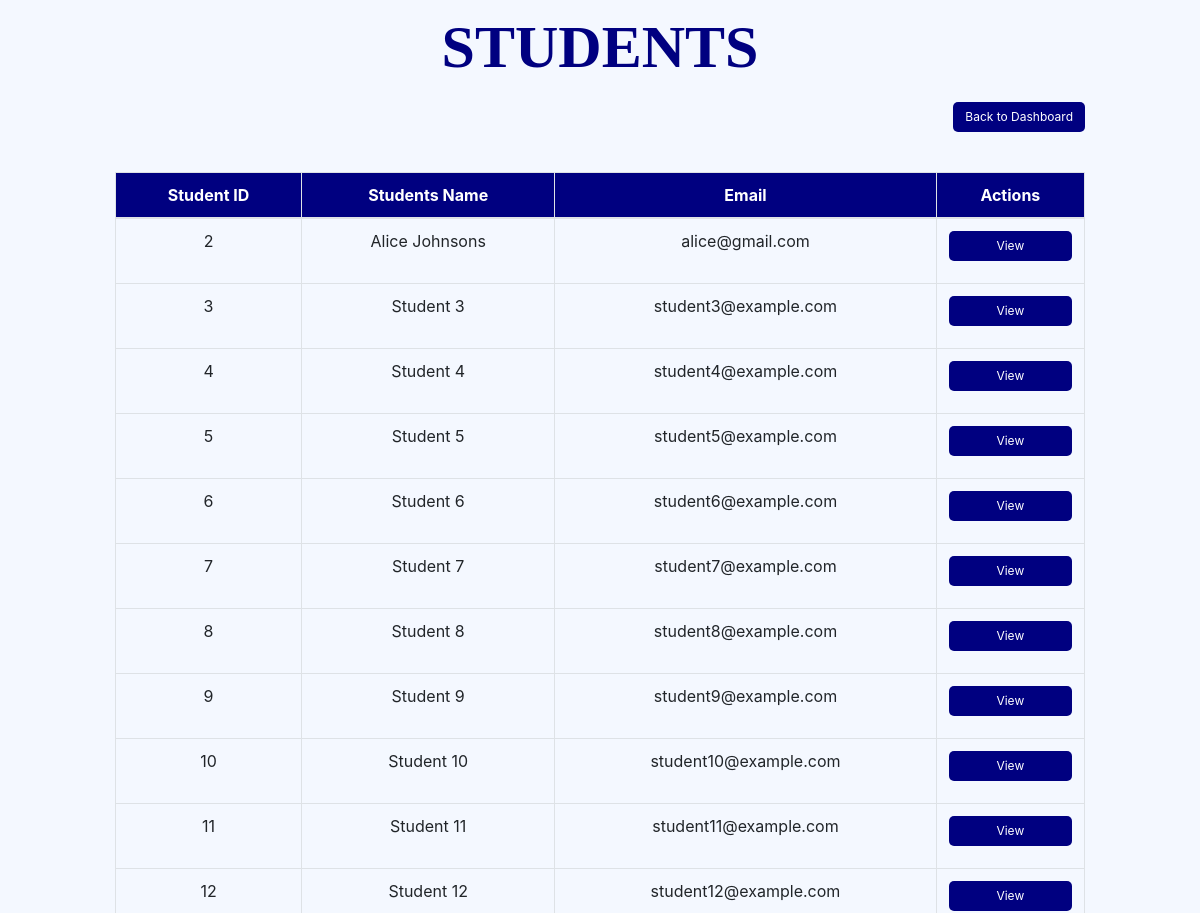
The app's page /view_students/ (upper part), older data.
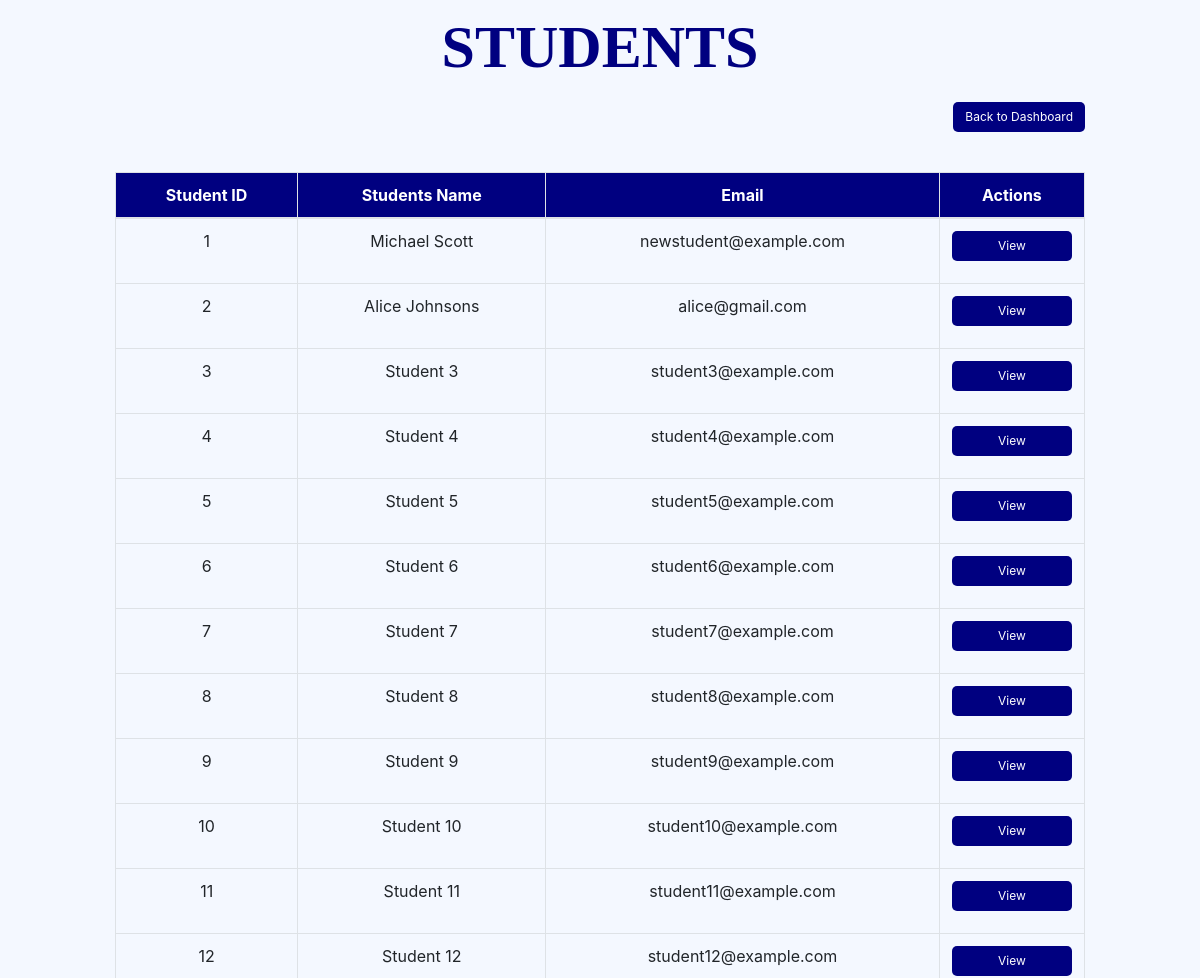
The same page, newer data.
### home/models.py (models this page shows, shortened)
class Student(models.Model):
    student_id = models.IntegerField(primary_key=True)  #custom primary key
    full_name = models.CharField(max_length=100)
    email = models.CharField(max_length=100, unique=True)
    contact_number = models.BigIntegerField()
    date_of_birth = models.DateField()
    gender = models.CharField(max_length=50)
    r_number = models.CharField(max_length=50)
    department = models.CharField(max_length=100)
    cgpa = models.DecimalField(max_digits=4, decimal_places=2)
    password = models.CharField(max_length=100)

### home/views.py (the view)
# urls.py: path('view_students/', views.view_students, name='view_students'),
def view_students(request):
    students = Student.objects.all()
    user_type = request.session.get('user_type')  #ftch the user type from the session
    return render(request, 'view_students.html', {'students': students, 'user_type': user_type})

### home/templates/view_students.html (shortened to what this page needs)
{% load static %}
<html lang="en">
<head>
    <link rel="stylesheet" href="https://stackpath.bootstrapcdn.com/bootstrap/4.3.1/css/bootstrap.min.css"
>
</head>
<body>
    <section class="vh-100">
        <div class="container-fluid h-custom">
            <div class="row d-flex justify-content-center align-items-center h-100">
                <div class="col-md-12 col-lg-10 col-xl-10">
                    <div class="header">
                        <h><b>STUDENTS</b></h>
                    </div>
                    <div class="d-flex justify-content-between align-items-center">
                        <div class="button-container">
                            <a href="{% if user_type == 'admin' %}
                                        {% url 'admin_dashboard' %}
                                     {% elif user_type == 'company' %}
                                        {% url 'company_dashboard' %}
                                     {% elif user_type == 'student' %}
                                        {% url 'student_dashboard' %}
                                     {% else %}
                                        {% url 'home' %}
                                     {% endif %}">
                                <button class="btn btn-secondary btn-custom">Back to Dashboard</button>
                            </a>
                        </div>
                    </div>
                    <div class="table-container">
                        <table class="table table-bordered">
                            <thead>
                                <tr>
                                    <th>Student ID</th>
                                    <th>Students Name</th>
                                    <th>Email</th>
                                    <th>Actions</th>
                                </tr>
                            </thead>
                            <tbody>
                                {% for student in students %}
                                <tr>
                                    <td>{{ student.student_id }}</td>
                                    <td>{{ student.full_name }}</td>
                                    <td>{{ student.email }}</td>
                                    <td>
                                            <a href="{% url 'view_particular_student' student.student_id %}" >
                                            <button class="btn btn-primary btn-custom">View</button>
                                        </a>
                                    </td>
                                </tr>
                                {% empty %}
                                <tr>
                                    <td colspan="4">No companies registered.</td>
                                </tr>
                                {% endfor %}
                            </tbody>
                        </table>
                    </div>
                </div>
            </div>
        </div>
    </section>
</body>
</html>

Row changes from the older to the newer data that the page shows:
added Student: student_id "1", full_name "Michael Scott", email "newstudent@example.com"
